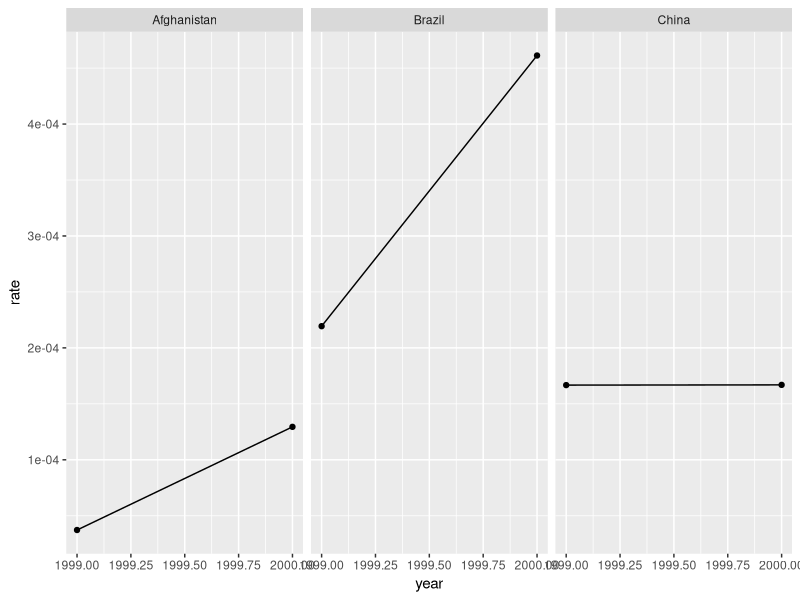

Write R code to recreate this figure.
library(tidyverse)

table1

table2

table1 %>%
  mutate(rate = cases / population) %>%
  ggplot(aes(x = year, y = rate)) +
  geom_line() +
  geom_point() +
  facet_wrap(~ country)

table2
